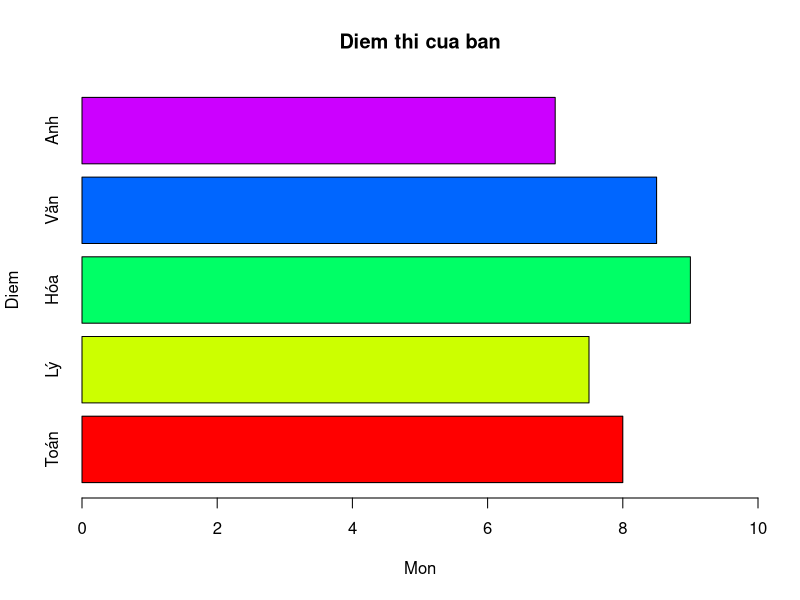
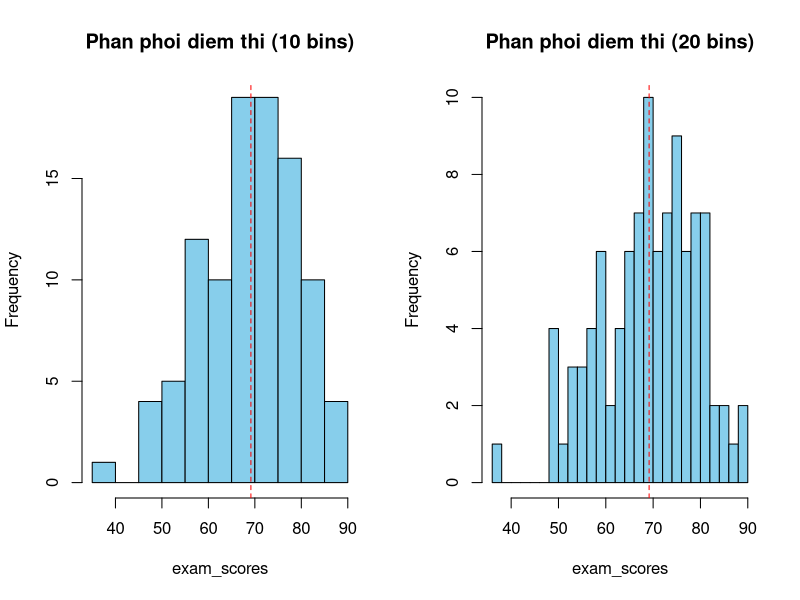
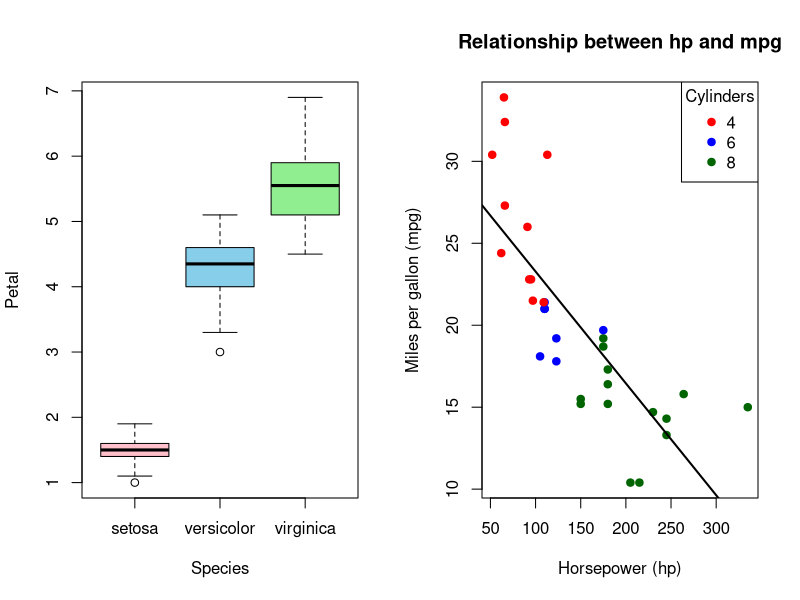
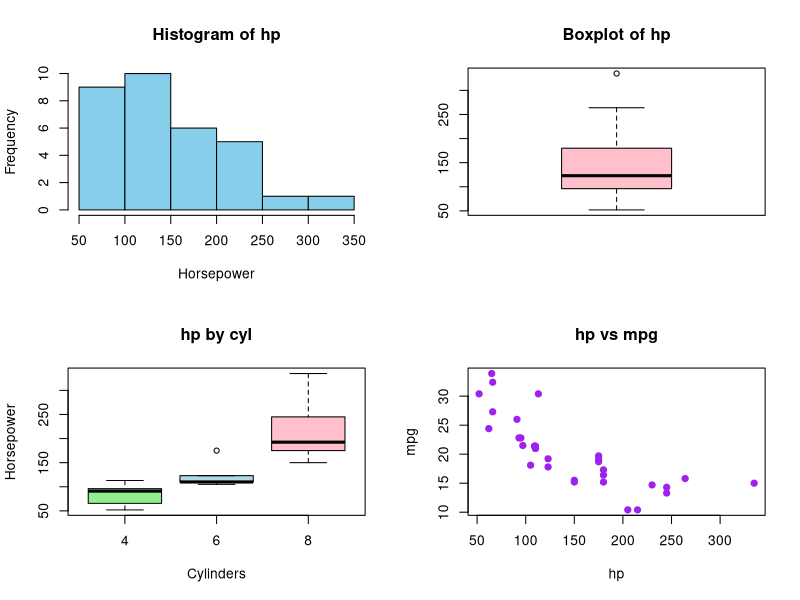
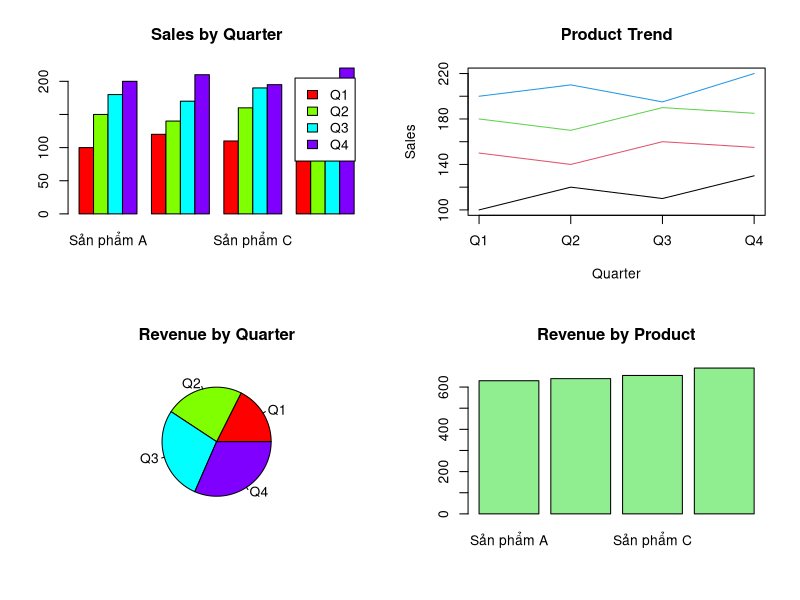

Recreate these plots in R, in order.
# ==============================================================================
# BÀI TẬP THỰC HÀNH
# ==============================================================================

# ------------------------------------------------------------------------------
# Bài tập 1: Bar Chart
# ------------------------------------------------------------------------------

# Sử dụng dữ liệu sau:
subjects <- c("Toán", "Lý", "Hóa", "Văn", "Anh")
scores <- c(8, 7.5, 9, 8.5, 7)

# Yêu cầu:
# 1. Vẽ bar chart cơ bản
# 2. Thêm tiêu đề "Điểm thi của bạn"
# 3. Tô màu khác nhau cho mỗi môn
# 4. Thêm giá trị điểm lên đầu mỗi cột
# 5. Vẽ bar chart ngang
barplot(scores,
        names.arg = subjects,
        main="Diem thi cua ban",
        xlab="Mon",
        ylab="Diem",
        col = rainbow(length(scores)),
        horiz = TRUE,
        xlim = c(0, 10)
        )


# ------------------------------------------------------------------------------
# Bài tập 2: Histogram
# ------------------------------------------------------------------------------

# Tạo dữ liệu: Điểm thi của 100 sinh viên
set.seed(2024)
exam_scores <- rnorm(100, mean = 70, sd = 10)

# Yêu cầu:
# 1. Vẽ histogram với 10 bins
# 2. Thêm tiêu đề và nhãn trục phù hợp
# 3. Tô màu xanh lam
# 4. Thêm đường thẳng đứng màu đỏ tại vị trí điểm trung bình
# 5. Vẽ histogram khác với 20 bins, so sánh sự khác biệt
par(mfrow = c(1, 2))

hist(exam_scores,
     main = "Phan phoi diem thi (10 bins)",
     col = "skyblue",
     breaks = 10,
     )

abline(v = mean(exam_scores),
       col = "red",
       lty = 2)

hist(exam_scores,
     main = "Phan phoi diem thi (20 bins)",
     col = "skyblue",
     breaks = 20,
)

abline(v = mean(exam_scores),
       col = "red",
       lty = 2)


# ------------------------------------------------------------------------------
# Bài tập 3: Box Plot
# ------------------------------------------------------------------------------

# Sử dụng dữ liệu iris

# Yêu cầu:
# 1. Vẽ box plot so sánh Petal.Length giữa 3 loài
# 2. Tô màu khác nhau cho mỗi loài
# 3. Thêm tiêu đề phù hợp
# 4. Nhìn vào biểu đồ và trả lời:
#    - Loài nào có petal dài nhất?
#    - Loài nào có độ biến thiên lớn nhất?
#    - Có outliers không? Ở loài nào?
boxplot(Petal.Length ~ Species,
        data = iris,
        xlab = "Species",
        ylab = "Petal",
        col = c("pink", "skyblue", "lightgreen"))
# ------------------------------------------------------------------------------
# Bài tập 4: Scatter Plot
# ------------------------------------------------------------------------------

# Sử dụng dữ liệu mtcars

# Yêu cầu:
# 1. Vẽ scatter plot giữa hp (horsepower) và mpg
# 2. Tô màu các điểm theo số cy-lanh (cyl)
# 3. Thêm đường hồi quy tuyến tính
# 4. Thêm legend giải thích màu
# 5. Nhận xét về mối quan hệ giữa hp và mpg
# dữ liệu
data(mtcars)

# tạo màu theo cyl
colors <- c("red", "blue", "darkgreen")
cyl_factor <- factor(mtcars$cyl)

plot(mtcars$hp, mtcars$mpg,
     col = colors[cyl_factor],
     pch = 19,
     xlab = "Horsepower (hp)",
     ylab = "Miles per gallon (mpg)",
     main = "Relationship between hp and mpg")

# đường hồi quy
abline(lm(mpg ~ hp, data = mtcars),
       col = "black",
       lwd = 2)

# legend
legend("topright",
       legend = levels(cyl_factor),
       col = colors,
       pch = 19,
       title = "Cylinders")
# ------------------------------------------------------------------------------
# Bài tập 5: Nhiều biểu đồ
# ------------------------------------------------------------------------------

# Sử dụng dữ liệu mtcars

# Yêu cầu:
# Tạo một figure với 4 biểu đồ (2x2) để phân tích biến hp:
# 1. Histogram của hp
# 2. Box plot của hp
# 3. Box plot so sánh hp theo cyl
# 4. Scatter plot hp vs mpg
par(mfrow = c(2,2))

# 1 Histogram hp
hist(mtcars$hp,
     col = "skyblue",
     main = "Histogram of hp",
     xlab = "Horsepower")

# 2 Boxplot hp
boxplot(mtcars$hp,
        col = "pink",
        main = "Boxplot of hp")

# 3 Boxplot hp theo cyl
boxplot(hp ~ cyl,
        data = mtcars,
        col = c("lightgreen","lightblue","pink"),
        main = "hp by cyl",
        xlab = "Cylinders",
        ylab = "Horsepower")

# 4 Scatter hp vs mpg
plot(mtcars$hp, mtcars$mpg,
     col = "purple",
     pch = 19,
     main = "hp vs mpg",
     xlab = "hp",
     ylab = "mpg")
# ------------------------------------------------------------------------------
# Bài tập 6: Tổng hợp
# ------------------------------------------------------------------------------

# Tạo dữ liệu bán hàng của 4 quý
Q1 <- c(100, 120, 110, 130)
Q2 <- c(150, 140, 160, 155)
Q3 <- c(180, 170, 190, 185)
Q4 <- c(200, 210, 195, 220)
products <- c("Sản phẩm A", "Sản phẩm B", "Sản phẩm C", "Sản phẩm D")
sales <- rbind(Q1, Q2, Q3, Q4)
colnames(sales) <- products
# Yêu cầu:
# 1. Vẽ grouped bar chart so sánh doanh thu 4 quý
# 2. Vẽ line plot cho từng sản phẩm qua 4 quý
# 3. Tính tổng doanh thu mỗi quý, vẽ bar chart
# 4. Tạo figure 2x2 hiển thị:
#    - Grouped bar chart
#    - Line plot tất cả sản phẩm
#    - Pie chart tổng doanh thu mỗi quý
#    - Bar chart tổng doanh thu mỗi sản phẩm

par(mfrow = c(2,2))

# grouped bar
barplot(sales,
        beside = TRUE,
        col = rainbow(4),
        legend = rownames(sales),
        main = "Sales by Quarter")

# line plot
matplot(t(sales),
        type="l",
        lty=1,
        col=1:4,
        xaxt="n",
        main="Product Trend",
        xlab="Quarter",
        ylab="Sales")

axis(1, at=1:4, labels=c("Q1","Q2","Q3","Q4"))

# pie chart
pie(rowSums(sales),
    col = rainbow(4),
    main = "Revenue by Quarter")

# bar chart sản phẩm
product_total <- colSums(sales)

barplot(product_total,
        col = "lightgreen",
        main = "Revenue by Product")
